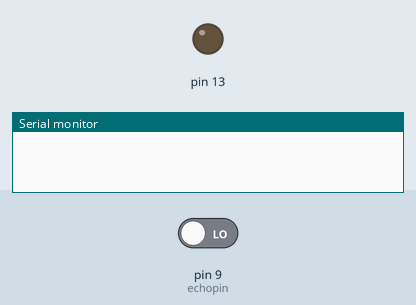
Simulated run of this sketch. Board: Arduino Uno, built with avr-gcc and run on an emulated ATmega328P. On the bench: output pins drawn as LEDs (lit = HIGH), the last lines printed to the serial monitor. Inputs (shaded band) come from the test bench; at power-on: pin 9 (echopin) LOW. Pins used as bus, display or sensor lines are not drawn.

Above: at 0.1 s.
At 1.1 s:
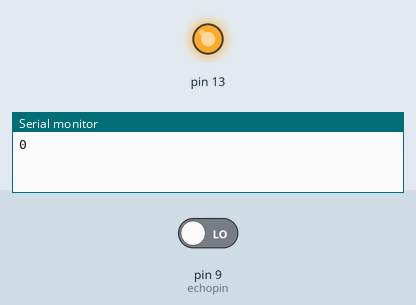
Timing chart, 0 to 2.6 s (numbered marks = the images above):
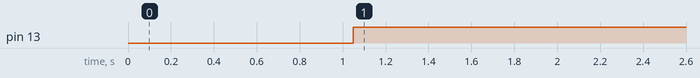

Measured:
- by itself, pin 13: LOW → HIGH at 1.1 s

The sketch:

ultrasonic_distance.ino
```cpp
/*
=======================================================

 *************  https://github.com/vinojv96/  *********

=======================================================
 HC-SR04 Ping distance sensor:
 VCC to arduino 5v
 GND to arduino GND
 Echo to Arduino pin 9
 Trig to Arduino pin 8 */
#define echopin  9 // echo pin
#define trigpin 8 // Trigger pin

int maximumRange = 50;
long duration, distance;

void setup() {
  Serial.begin (9600);
  pinMode (trigpin, OUTPUT);
  pinMode (echopin, INPUT );
  pinMode (13,OUTPUT);
}

void loop ()
{
  {
    digitalWrite(trigpin,LOW);
    delayMicroseconds(2);

    digitalWrite(trigpin,HIGH);
    delayMicroseconds(10);

    duration=pulseIn (echopin,HIGH);

    distance= duration/58.2;
    delay (50);
    Serial.println(distance);
  }

 if (distance < 20 ){
   digitalWrite (13,HIGH);
 }
 else digitalWrite (13,LOW);
}
```
